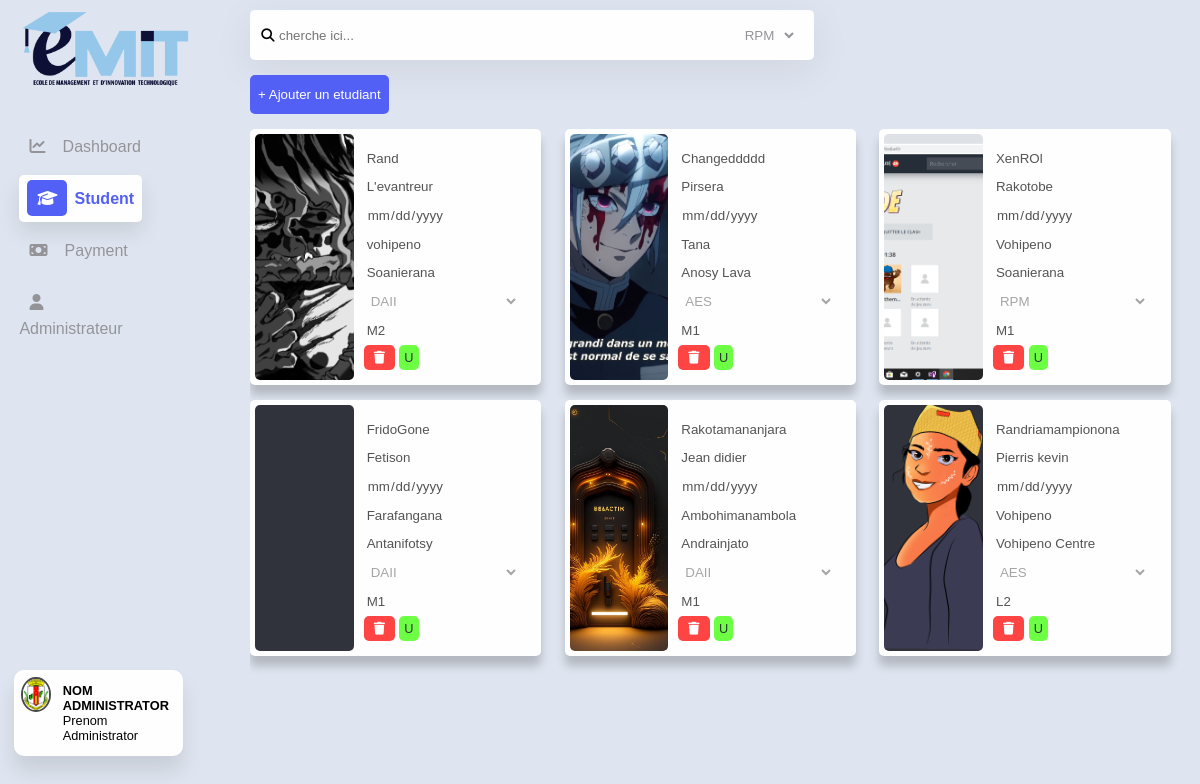
Page /student/ (signed in) on the committed database.
### database/models.py (models this page shows, shortened)
class student(models.Model):
    add_by = models.ForeignKey(administrator,on_delete=models.DO_NOTHING, related_name="add-+" )
    nom = models.CharField(max_length=250)
    prenom = models.CharField(max_length=250)
    mention = models.CharField(max_length=50)
    niveau = models.CharField(max_length=20)
    date_naissance = models.DateField()
    lieu_naissance = models.CharField(max_length=150)
    adresse = models.CharField(max_length=150)
    photoEtudiant = models.ImageField(upload_to="img_student" , blank=True,null=True, default="./default.png")

### student/views.py (the view, shortened to what this page needs)
# urls.py: path('student/', studentviews, name="student"),
@login_required
def studentviews(request):
    students = student.objects.all()
    print(request.user)
    context = {"students":students, "active":"student"}
    return render(request, "./student.html", context=context)

### student/templates/student.html (shortened to what this page needs)
{% extends 'base.html' %}
{% load static %}
{% block 'title' %}
    <link rel="stylesheet" href="{% static 'Student/student.css' %}">
{% endblock %}
    {% block 'content' %}
        <div id="container-search">
            <form method="POST">
                <div id="search-student">
                    <div class="search-control">
                        <button type="submit"><i class="fa-solid fa-magnifying-glass"></i></button>
                        <input type="text" placeholder="cherche ici..." name="search" autofocus>
                    </div>
                    <div class="filter-option">
                        <select name="filiere">
                            <option value="RPM">RPM</option>
                        </select>
                    </div>
                </div>
            </form>
        </div>
        <div id="add-student">
            <button>+ Ajouter un etudiant</button>
        </div>
        <div id="card-container">
            {% for student in students %}
                <div class="card-student">
                    <div class="card-image" style="background-image: url('{{student.photoEtudiant.url}}');background-size: cover; background-position: center;"></div>
                    <div class="info-student">
                        <form method="POST">
                            <input type="text" name="username" value="{{ student.nom }}">
                            <input type="text" name="prename" value="{{ student.prenom }}">
                            <input type="date" name="birth" value="{{ student.date_naissance }}">
                            <input type="text" name="lieuDeNaissance" value="{{ student.lieu_naissance }}">
                            <input type="text" name="adresseChange" value="{{ student.adresse}}">
                            <select name="filiereCHange">
                                <option value="rpm" {% if student.mention == 'RPM' %}selected{% endif %}>RPM</option>
                                <option value="daii" {% if student.mention == 'DAII' %}selected{% endif %}>DAII</option>
                                <option value="aes"{% if student.mention == 'AES' %}selected{% endif %}>AES</option>
                            </select>
                            <input type="text" name="niveauChange" value="{{student.niveau}}">
                            <div class="del-or-upd">
                                <a href="#" id="{{student.id}}" class="delete"><i class="fa-solid fa-trash"></i></a>
                                <a href="#" id="btn-update">U</a>
                            </div>
                        </form>
                    </div>
                </div>
            {% endfor %}
        </div>
    {% endblock %}

### templates/base.html (shortened to what this page needs)
{% load static %}
<!DOCTYPE html>
<html lang="en">
<head>
    <link rel="stylesheet" href="{% static '/sideBar/side-bars.css' %}">
    <link rel="stylesheet" href="{% static '/ico/all.min.css'%}">
    <link rel="stylesheet" href="{% static '/ico/fontawesome.min.css' %}">
    {% block 'title' %}{% endblock %}
</head>
<body>
    <nav id="side-bar">
        <div class="side-bar-container">
            <div class="logo-bars">
                <img src="{% static '/image/Logo-EMIT.png' %}">
            </div>
            <div class="menu-bars">
                <div class="choise {% if active == 'dash' %}active{% endif %}">
                    <a href="{% url 'dashboard' %}"><i class="fa-solid fa-line-chart"></i> <span class="text-choise">Dashboard</span></a>
                </div>
                <div class="choise {% if active == 'student' %}active{% endif %}">
                    <a href="{% url 'student' %}"><i class="fa-solid fa-graduation-cap"></i> <span class="text-choise">Student</span></a>
                </div>
                <div class="choise {% if active == 'payment' %}active{% endif %}">
                    <a href="{% url 'payment' %}"><i class="fa-solid fa-money-bill"></i> <span class="text-choise">Payment</span></a>
                </div>
                <div class="choise {% if active == 'theme' %}active{% endif %}">
                    <a href="#"><i class="fa-solid fa-user"></i> <span class="text-choise">Administrateur</span></a>
                </div>
            </div>
            <div class="logout-bars">
                <div class="user-name">
                    <div class="profil-connected">
                        {% block 'images' %}
                        <img src="./image/univ-fianar.png">
                        {% endblock %}
                        <div class="admin-name">
                            <p>Nom Administrator</p>
                            <p>Prenom Administrator</p>
                        </div>
                    </div>
                </div>
            </div>
        </div>
    </nav>
    <div id="container">
        {% block 'content'%}
        {% endblock %}
    </div>
</body>
</html>

### static/sideBar/side-bars.css (style rules this page uses)
:root { --primary : #5360f6; --bg : #eff2f6; --white : #f9f7f7; --text : #575757; --gris : #ededf5; --gris-text: #30333b; }
*, body { margin :0; padding : 0; box-sizing: border-box; font-family: sans-serif; }
body { background: var(--bg); }
#side-bar { display: inline-block; position: relative; padding : 10px 10px 10px 0; width: 20%; height: 99vh; border-radius: 5px; z-index: 2; }
#side-bar .side-bar-container { display: inline-flex; position: fixed; left: 0; top : 0; flex-direction: column; padding: 0 1.2%; width : 20%; height: 100%; border-radius: 5px; }
#side-bar .side-bar-container .logo-bars { width: 100%; height :15%; }
#side-bar .side-bar-container .logo-bars img { height : 80%; }
#side-bar .side-bar-container .menu-bars { display: flex; flex-direction: column; width: 100%; height: 65%; }
#side-bar .side-bar-container .menu-bars .choise { padding : 8px 5px; width: 70%; border-radius: 5px; }
#side-bar .side-bar-container .menu-bars .choise a { text-decoration: none; color : var(--text) }
#side-bar .side-bar-container .menu-bars .choise a i { padding : 10px; margin-right: 2%; border-radius: 5px; }
.active a { background: var(--white); padding : 15px 8px; border-radius: 5px; box-shadow: 0 10px 20px rgba(0,0,0,.1); }
.active a i { background: var(--primary); color : var(--white) }
.active a { color : var(--primary)!important; font-weight: bold; }
.logout-bars { width: 80%; height: 30%; }
.logout-bars .user-name { position: relative; margin-top: 50%; text-transform: uppercase; text-align: left; font-weight: bold; }
.logout-bars .user-name .profil-connected { display: flex; gap : 12px; padding: 5px; width : 100%; border: 2px solid #fff; background: var(--white); box-shadow: 0 15px 20px rgba(0,0,0,.1); border-radius: 10px; }
.logout-bars .user-name .profil-connected img { width : 35px; height: 35px; border : 2px solid rgb(73, 73, 73); border-radius: 50%; }
.logout-bars .user-name .profil-connected .admin-name { font-size: .8em; padding: 4% 0; }
.logout-bars .user-name .profil-connected .admin-name p:nth-child(2) { text-transform: capitalize; font-weight: 100; }
#container { display: inline-block; position: relative; float :right; width: 90%; height: 100vh; }

### rows in the picture
student: photoEtudiant (picture), username "Rand", prename "L'evantreur", lieuDeNaissance "vohipeno", adresseChange "Soanierana", filiereCHange "DAII", niveauChange "M2"
student: photoEtudiant (picture), username "Changeddddd", prename "Pirsera", lieuDeNaissance "Tana", adresseChange "Anosy Lava", filiereCHange "AES", niveauChange "M1"
student: photoEtudiant (picture), username "XenROl", prename "Rakotobe", lieuDeNaissance "Vohipeno", adresseChange "Soanierana", filiereCHange "RPM", niveauChange "M1"
student: username "FridoGone", prename "Fetison", lieuDeNaissance "Farafangana", adresseChange "Antanifotsy", filiereCHange "DAII", niveauChange "M1"
student: photoEtudiant (picture), username "Rakotamananjara", prename "Jean didier", lieuDeNaissance "Ambohimanambola", adresseChange "Andrainjato", filiereCHange "DAII", niveauChange "M1"
student: photoEtudiant (picture), username "Randriamampionona", prename "Pierris kevin", lieuDeNaissance "Vohipeno", adresseChange "Vohipeno Centre", filiereCHange "AES", niveauChange "L2"
